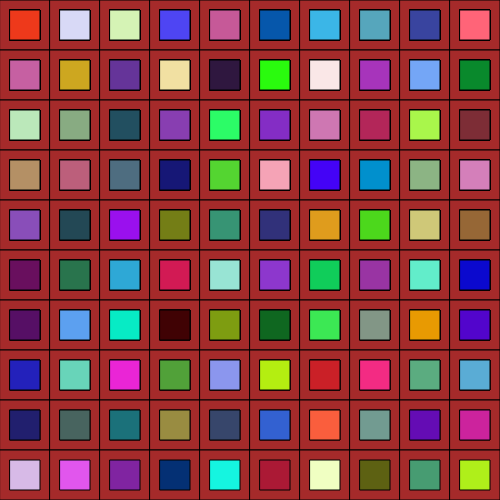
Frame 1 (no input)
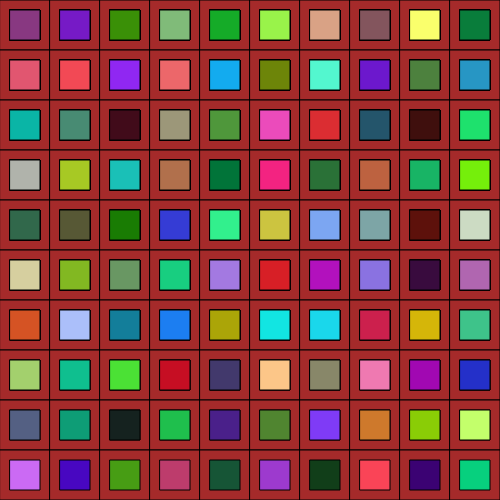
Frame 2 (the mouse pressed at the canvas centre, redrawn once)

The p5.js sketch that drew these frames (run headless with seeded random() and noise() and a simulated clock; the mouse was pressed at the canvas centre and the sketch redrawn once):

// p5.js sketch
// ── sketch.js
//Loops
let size1 = 50;
let size2 = 30;


function setup(){
  createCanvas (500,500);
 noLoop();

}
function draw(){

  for (let y=0; y<10; y++){
   for (let x =0; x<10; x++){
     fill("brown");
      rect(size1*x, size1*y, size1,size1);//x 0 x50 etc
    }

      //small squares

  for (let y=0; y<10; y++){
    for (let x =0; x<10; x++){
      fill(random(255),random(255),random(255));
      rect (size1*x+10, size1*y+10, size2, size2);


            //console.log("x: "+x+", y: "+y);





    }
  }
}
}
